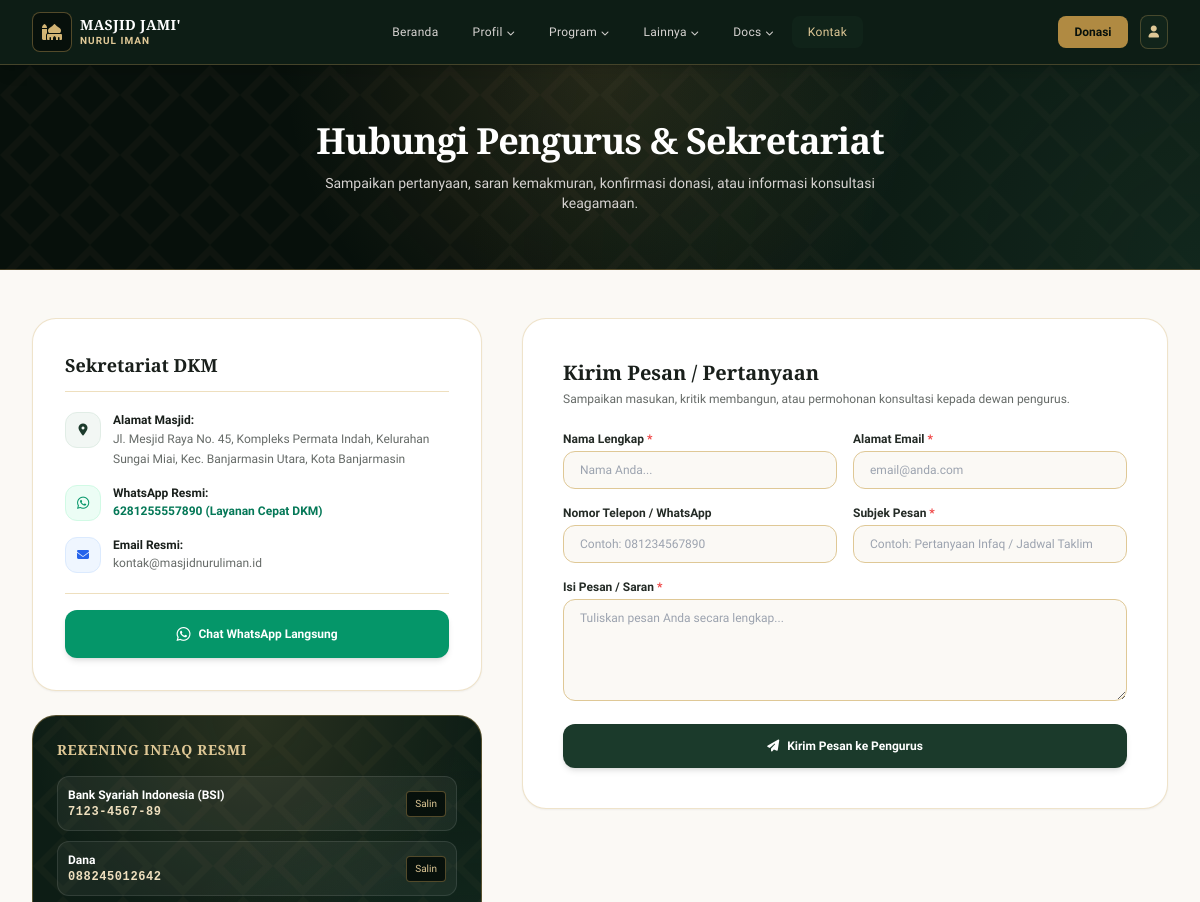
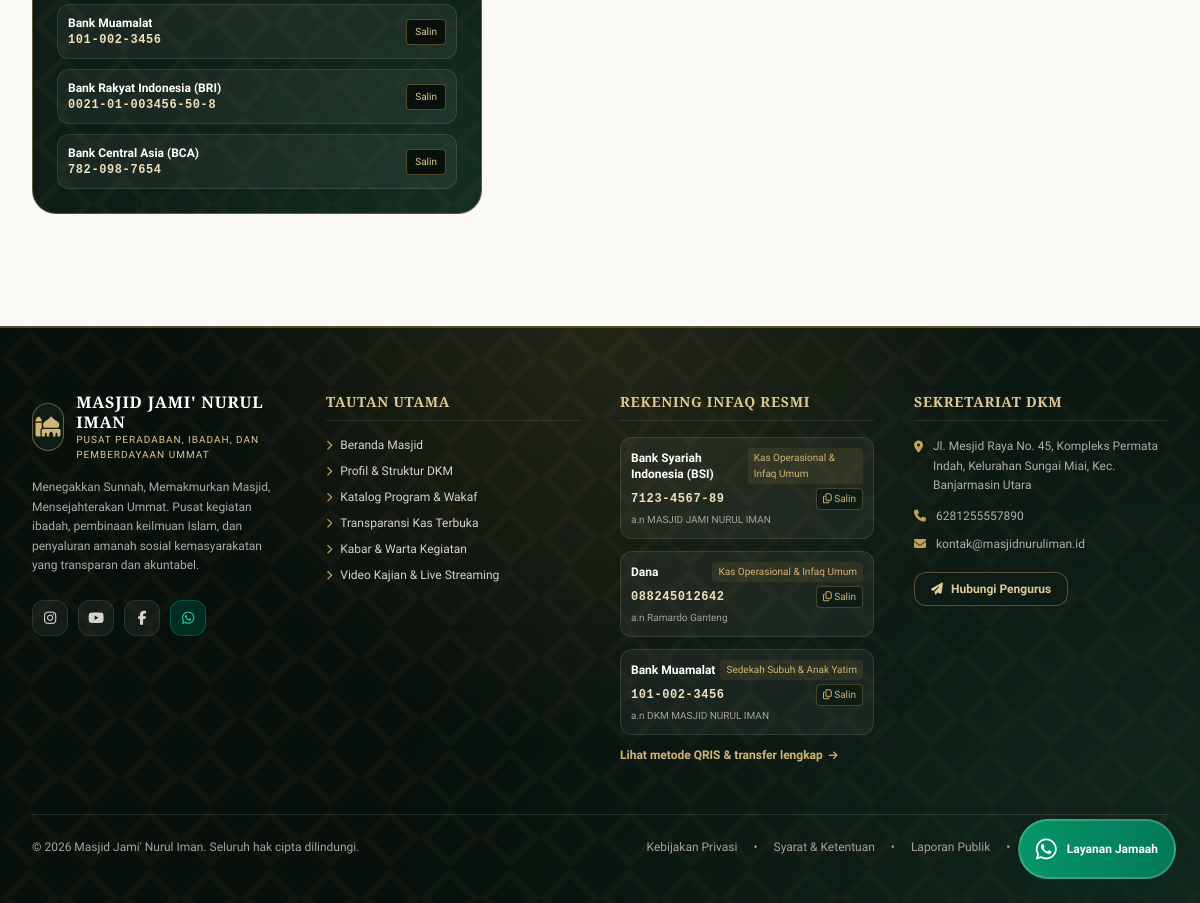
Page /home/kontak.php on the committed database (2 pictures, top to bottom).
### tables this page shows
CREATE TABLE IF NOT EXISTS `profil_masjid` (
  `id` int NOT NULL DEFAULT '1',
  `nama_masjid` varchar(150) NOT NULL DEFAULT 'Masjid Jami'' Nurul Iman',
  `sebutan` varchar(100) NOT NULL DEFAULT 'Pusat Dakwah, Ibadah, dan Pemberdayaan Ummat',
  `slogan` varchar(255) NOT NULL DEFAULT 'Memakmurkan Masjid, Mensejahterakan Ummat',
  `sejarah` text,
  `visi` text,
  `misi` text,
  `alamat` text NOT NULL,
  `kota` varchar(100) NOT NULL DEFAULT 'Banjarmasin',
  `google_maps_embed` text,
  `whatsapp` varchar(25) NOT NULL DEFAULT '6281234567890',
  `email` varchar(100) NOT NULL DEFAULT 'info@masjidnuruliman.id',
  `instagram` varchar(100) DEFAULT 'masjidnuruliman.official',
  `youtube` varchar(100) DEFAULT 'MasjidNurulImanTV',
  `facebook` varchar(100) DEFAULT 'MasjidNurulImanOfficial',
  `foto_masjid` varchar(255) DEFAULT NULL,
  `saldo_awal_kas` decimal(15,2) NOT NULL DEFAULT '15000000.00',
  `updated_at` timestamp NULL DEFAULT CURRENT_TIMESTAMP ON UPDATE CURRENT_TIMESTAMP,
  `tiktok` varchar(255) DEFAULT NULL,
  `twitter` varchar(255) DEFAULT NULL,
  `telegram` varchar(255) DEFAULT NULL,
  PRIMARY KEY (`id`)
);

CREATE TABLE IF NOT EXISTS `rekening_donasi` (
  `id` int NOT NULL AUTO_INCREMENT,
  `nama_bank` varchar(50) NOT NULL,
  `nomor_rekening` varchar(50) NOT NULL,
  `atas_nama` varchar(100) NOT NULL,
  `kategori_donasi` varchar(100) NOT NULL DEFAULT 'Infaq & Kas Umum',
  `logo_bank` varchar(255) DEFAULT NULL,
  `qris_image` varchar(255) DEFAULT NULL,
  `is_active` tinyint(1) NOT NULL DEFAULT '1',
  `urutan` int NOT NULL DEFAULT '1',
  `created_at` timestamp NULL DEFAULT CURRENT_TIMESTAMP,
  PRIMARY KEY (`id`),
  KEY `idx_rekening_active` (`is_active`)
);

### home/kontak.php (the view, shortened to what the rows shown need)
<?php
require_once __DIR__ . '/../config/database.php';
$profil = get_profil_masjid();
$rekeningList = $pdo->query("SELECT * FROM rekening_donasi WHERE is_active = 1 ORDER BY urutan ASC")->fetchAll();
require_once __DIR__ . '/../layouts/public_header.php';
?>
<div class="bg-cypress-950 text-white py-14 relative pattern-arabesque-dark border-b border-antique-500/30">
    <div class="max-w-7xl mx-auto px-4 sm:px-6 lg:px-8 text-center space-y-3 relative z-10">
<h1 class="text-3xl sm:text-4xl font-extrabold tracking-tight font-classic text-white">
            Hubungi Pengurus &amp; Sekretariat
        </h1>
    </div>
</div>
<div class="max-w-7xl mx-auto px-4 sm:px-6 lg:px-8 py-12">
    <div class="grid grid-cols-1 lg:grid-cols-12 gap-10">
        <div class="lg:col-span-5 space-y-6">
            <div class="bg-white rounded-3xl p-6 sm:p-8 border border-antique-300/50 shadow-sm space-y-5">
                <div class="space-y-4 text-xs">
                    <div class="flex items-start gap-3">
                        <div>
                            <span class="font-bold text-warm-900 block">Alamat Masjid:</span>
                            <span class="text-warm-800/70 leading-relaxed block mt-0.5"><?= e($profil['alamat']) ?>, <?= e($profil['kota']) ?></span>
                        </div>
                    </div>
                    <div class="flex items-start gap-3">
                        <div>
                            <span class="font-bold text-warm-900 block">WhatsApp Resmi:</span>
                            <a href="https://wa.me/<?= preg_replace('/[^0-9]/', '', $profil['whatsapp']) ?>" target="_blank" class="text-emerald-700 font-semibold hover:underline block mt-0.5">
                                <?= e($profil['whatsapp']) ?> (Layanan Cepat DKM)
                            </a>
                        </div>
                    </div>
                    <div class="flex items-start gap-3">
                        <div>
                            <span class="font-bold text-warm-900 block">Email Resmi:</span>
                            <span class="text-warm-800/70 block mt-0.5"><?= e($profil['email']) ?></span>
                        </div>
                    </div>
                </div>
            </div>
            <div class="bg-cypress-900 text-white rounded-3xl p-6 border border-antique-500/40 pattern-arabesque-dark space-y-4">
                <div class="space-y-2.5">
                    <?php foreach ($rekeningList as $r): ?>
                        <div class="p-2.5 rounded-xl bg-white/5 border border-white/10 text-xs flex items-center justify-between">
                            <div>
                                <span class="font-bold block"><?= e($r['nama_bank']) ?></span>
                                <span class="font-mono text-antique-200 tracking-wider font-semibold"><?= e($r['nomor_rekening']) ?></span>
                            </div>
                            <button type="button" id="copyBtnKontak-<?= htmlspecialchars(md5($r['id'])) ?>" onclick="copyToClipboardBtn('<?= e($r['nomor_rekening']) ?>', '<?= htmlspecialchars(md5($r['id'])) ?>', 'kontak');" class="text-[10px] text-antique-300 hover:text-antique-200 px-2 py-1 rounded bg-cypress-950 border border-antique-500/40 transition-luxury">
                                Salin
                            </button>
                        </div>
                    <?php endforeach; ?>
                </div>
            </div>
        </div>
    </div>
</div>
<?php require_once __DIR__ . '/../layouts/public_footer.php'; ?>

### layouts/public_footer.php (shortened to what the rows shown need)
<?php
$profil = get_profil_masjid();
$base = base_url();
$rekeningFooter = $pdo->query("SELECT * FROM rekening_donasi WHERE is_active = 1 ORDER BY urutan ASC LIMIT 3")->fetchAll();
?>
    </main>
    <footer class="bg-cypress-950 text-white border-t-2 border-antique-500/40 relative overflow-hidden mt-16 pattern-arabesque-dark">
        <div class="max-w-7xl mx-auto px-4 sm:px-6 lg:px-8 pt-16 pb-12 relative z-10">
            <div class="grid grid-cols-1 md:grid-cols-2 lg:grid-cols-4 gap-10">
                <div class="space-y-4">
                    <div class="flex items-center gap-3">
                        <div class="w-12 h-12 rounded-2xl bg-cypress-900 border border-antique-500/50 flex items-center justify-center text-antique-400 shadow-inner">
                        </div>
                        <div>
                            <span class="font-classic text-base font-bold tracking-wider block text-white leading-tight">
                                <?= strtoupper(e($profil['nama_masjid'])) ?>
                            </span>
                            <span class="text-[10px] text-antique-300 uppercase tracking-widest block font-medium">
                                <?= e($profil['sebutan']) ?>
                            </span>
                        </div>
                    </div>
                    <p class="text-xs text-stone-300/80 leading-relaxed">
                        <?= e($profil['slogan']) ?>. Pusat kegiatan ibadah, pembinaan keilmuan Islam, dan penyaluran amanah sosial kemasyarakatan yang transparan dan akuntabel.
                    </p>
                    <div class="flex items-center gap-2.5 pt-2">
                        <?php if (!empty($profil['instagram'])): ?>
                            <a href="https://instagram.com/<?= e($profil['instagram']) ?>" target="_blank" class="w-9 h-9 rounded-xl bg-white/5 hover:bg-pink-500 hover:text-white border border-white/10 flex items-center justify-center text-stone-300 transition-luxury" title="Instagram">
                            </a>
                        <?php endif; ?>
                        <?php if (!empty($profil['youtube'])): ?>
                            <a href="https://youtube.com/@<?= e($profil['youtube']) ?>" target="_blank" class="w-9 h-9 rounded-xl bg-white/5 hover:bg-red-600 hover:text-white border border-white/10 flex items-center justify-center text-stone-300 transition-luxury" title="YouTube">
                            </a>
                        <?php endif; ?>
                        <?php if (!empty($profil['facebook'])): ?>
                            <a href="https://facebook.com/<?= e($profil['facebook']) ?>" target="_blank" class="w-9 h-9 rounded-xl bg-white/5 hover:bg-blue-600 hover:text-white border border-white/10 flex items-center justify-center text-stone-300 transition-luxury" title="Facebook">
                            </a>
                        <?php endif; ?>
                        <a href="https://wa.me/<?= preg_replace('/[^0-9]/', '', $profil['whatsapp']) ?>" target="_blank" class="w-9 h-9 rounded-xl bg-emerald-950 hover:bg-emerald-600 hover:text-white border border-emerald-500/30 flex items-center justify-center text-emerald-400 transition-luxury" title="WhatsApp">
                        </a>
                    </div>
                </div>
                <div>
                    <div class="space-y-3">
                        <?php foreach ($rekeningFooter as $rek): ?>
                            <div class="p-2.5 rounded-xl bg-white/5 border border-white/10 text-xs">
                                <div class="flex items-center justify-between">
                                    <span class="font-bold text-white"><?= e($rek['nama_bank']) ?></span>
                                    <span class="text-[10px] text-antique-400 bg-antique-500/10 px-1.5 py-0.5 rounded"><?= e($rek['kategori_donasi']) ?></span>
                                </div>
                                <div class="flex items-center justify-between mt-1">
                                    <span class="font-mono text-antique-200 tracking-wider font-semibold text-xs"><?= e($rek['nomor_rekening']) ?></span>
                                    <button type="button" id="copyBtnFooter-<?= htmlspecialchars(md5($rek['id'])) ?>" onclick="copyToClipboardBtn('<?= e($rek['nomor_rekening']) ?>', '<?= htmlspecialchars(md5($rek['id'])) ?>', 'footer');" class="text-[10px] text-antique-400 hover:text-antique-200 px-1.5 py-0.5 rounded bg-cypress-900 border border-antique-500/30 transition-luxury">
                                        <i class="fa-regular fa-copy"></i> Salin
                                    </button>
                                </div>
                                <span class="text-[10px] text-stone-400 block mt-0.5">a.n <?= e($rek['atas_nama']) ?></span>
                            </div>
                        <?php endforeach; ?>
                    </div>
                </div>
                <div class="space-y-3">
                    <p class="text-xs text-stone-300/80 flex items-start gap-2.5 leading-relaxed">
                        <i class="fa-solid fa-location-dot text-antique-500 mt-1 shrink-0"></i>
                        <span><?= e($profil['alamat']) ?></span>
                    </p>
                    <p class="text-xs text-stone-300/80 flex items-center gap-2.5">
                        <i class="fa-solid fa-phone text-antique-500 shrink-0"></i>
                        <span><?= e($profil['whatsapp']) ?></span>
                    </p>
                    <p class="text-xs text-stone-300/80 flex items-center gap-2.5">
                        <i class="fa-solid fa-envelope text-antique-500 shrink-0"></i>
                        <span><?= e($profil['email']) ?></span>
                    </p>
                </div>
            </div>
            <div class="mt-12 pt-6 border-t border-white/10 flex flex-col sm:flex-row items-center justify-between text-xs text-stone-400 gap-4">
                <p>&copy; <?= date('Y') ?> <?= e($profil['nama_masjid']) ?>. Seluruh hak cipta dilindungi.</p>
                <div class="flex items-center gap-4 text-xs">
                    <a href="<?= $base ?>/docs/privacy.php" class="hover:text-antique-300">Kebijakan Privasi</a>
                    <span>•</span>
                    <a href="<?= $base ?>/docs/terms.php" class="hover:text-antique-300">Syarat &amp; Ketentuan</a>
                    <span>•</span>
                    <a href="<?= $base ?>/transparansi" class="hover:text-antique-300">Laporan Publik</a>
                    <span>•</span>
                    <a href="<?= $base ?>/auth/login" class="hover:text-antique-300">Portal Pengurus &amp; Donatur</a>
                </div>
            </div>
        </div>
    </footer>
</body>
</html>

### rows in the picture
profil_masjid: alamat "Jl. Mesjid Raya No. 45, Kompleks Permata Indah, Kelurahan Sungai Miai, Kec. Banjarmasin Utara", kota "Kota Banjarmasin", whatsapp "6281255557890", email "kontak@masjidnuruliman.id", nama_masjid "MASJID JAMI' NURUL IMAN", sebutan "PUSAT PERADABAN, IBADAH, DAN PEMBERDAYAAN UMMAT", slogan "Menegakkan Sunnah, Memakmurkan Masjid, Mensejahterakan Ummat", nama_masjid "Masjid Jami' Nurul Iman"
rekening_donasi: nama_bank "Bank Syariah Indonesia (BSI)", nomor_rekening "7123-4567-89", kategori_donasi "Kas Operasional & Infaq Umum", atas_nama "MASJID JAMI NURUL IMAN"
rekening_donasi: nama_bank "Dana", nomor_rekening "088245012642", kategori_donasi "Kas Operasional & Infaq Umum", atas_nama "Ramardo Ganteng"
rekening_donasi: nama_bank "Bank Muamalat", nomor_rekening "101-002-3456", kategori_donasi "Sedekah Subuh & Anak Yatim", atas_nama "DKM MASJID NURUL IMAN"
rekening_donasi: nama_bank "Bank Rakyat Indonesia (BRI)", nomor_rekening "0021-01-003456-50-8"
rekening_donasi: nama_bank "Bank Central Asia (BCA)", nomor_rekening "782-098-7654"
